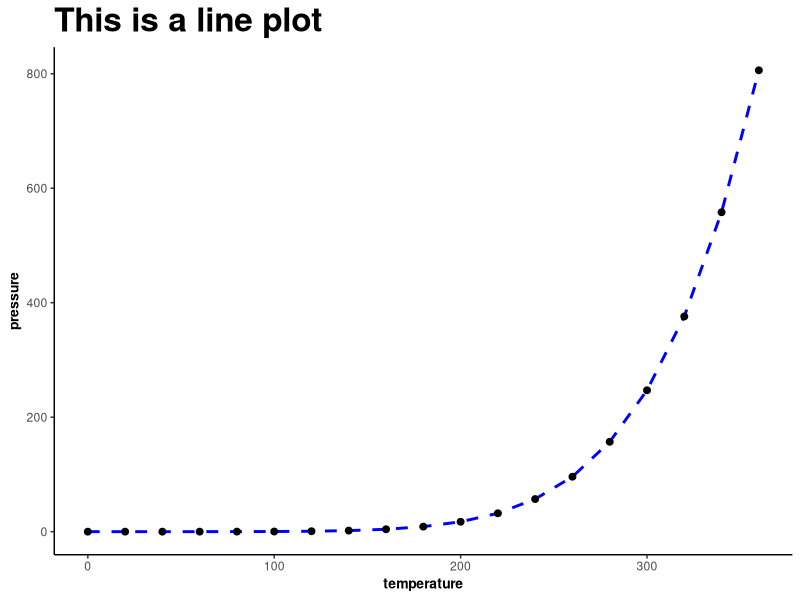
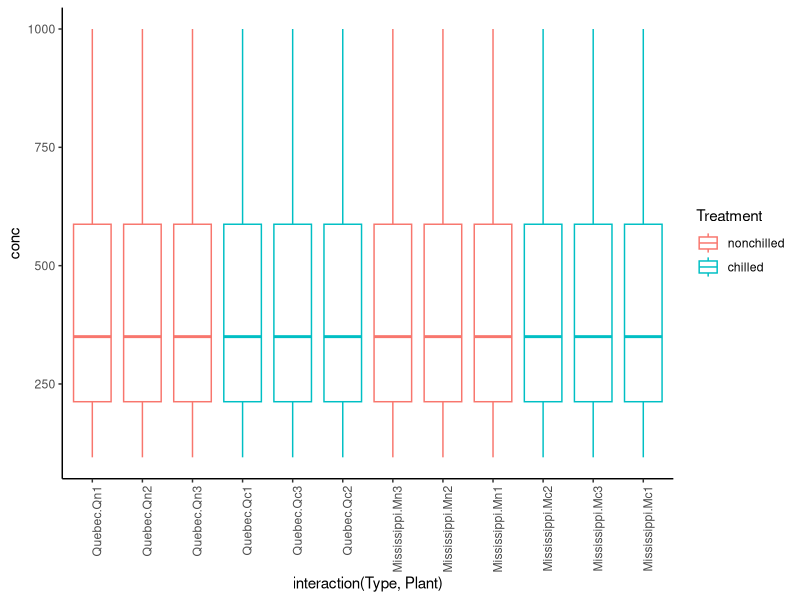

Here is the R script that generated these plots, in order:
##########################################
# Add a new script called test.
# Author: Suh-Yuen Liang
# Date: 2023/12/18
# Revision: 2023/12/18
##########################################
library(ggplot2)
library(dplyr)
# show sessioninfo
sessionInfo()

# show dataset 
head(datasets::pressure)

# show line plot
ggplot(pressure, aes(x=temperature, y=pressure))+
  geom_line(colour='blue',linetype=2, size=1)+
  geom_point(colour="black", size=2, show.legend =T)+
  theme_classic()+
  ggtitle('This is a line plot')+
  theme(title=element_text(size=20, face="bold", hjust=0.5),
  axis.title = element_text(size=10,  hjust=0.5))

# show bar plot
head(datasets::CO2)

ggplot(CO2, aes(x=interaction(Type,Plant), y=conc, color=Treatment))+
  geom_boxplot() +
  theme_classic() +
  theme(axis.text.x = element_text(angle=90, hjust=1))

